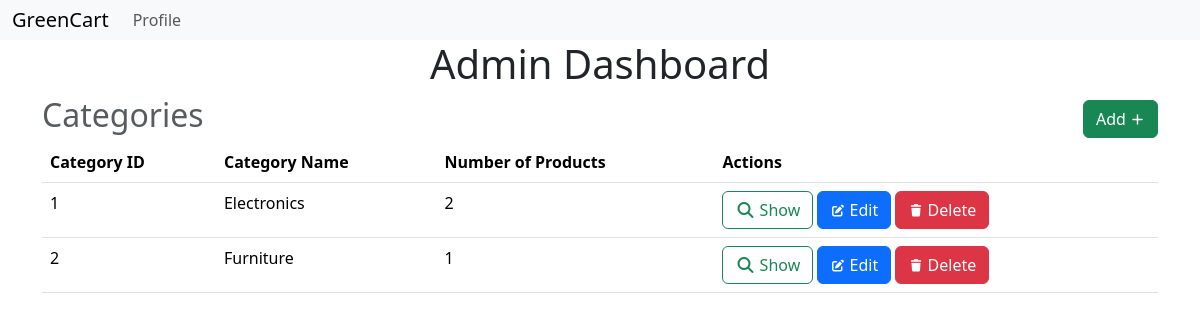
The page /admin (signed in) on the database its author committed.
### models.py (models this page shows)
class Category(db.Model):
    __tablename__ = 'category'
    id = db.Column(db.Integer, primary_key=True)
    name = db.Column(db.String(64), unique=True, nullable=False)
    products = db.relationship('Product', backref='category', lazy=True)

### routes.py (the view)
@app.route('/admin')
@admin_required
def admin():
    user = User.query.get(session['user_id'])
    if not user.is_admin:
        flash('Access denied.')
        return redirect(url_for('index'))
    return render_template('admin.html', user=user, categories=Category.query.all())

### routes.py (called while the page is built)
def admin_required(func):
    @wraps(func)
    def inner(*args, **kwargs):
        if 'user_id' not in session:
            flash('Please log in to access this page.')
            return redirect(url_for('login'))
        user = User.query.get(session['user_id'])
        if not user.is_admin:
            flash('You are not authorized to view this page.')
            return redirect(url_for('index'))
        return func(*args, **kwargs)
    return inner

### templates/admin.html (shortened to what this page needs)
{% extends 'layout.html' %}
{% block content %}
    <h1>Admin Dashboard</h1>
    <div class="heading">
        <h2 class="text-muted">Categories</h2>
        <a class="btn btn-success" href="{{url_for('add_category')}}">
            Add
            <i class="fas fa-plus fa-xs"></i>
        </a>
    </div>
    <table class="table">
        <thead>
            <tr>
                <th>Category ID</th>
                <th>Category Name</th>
                <th>Number of Products</th>
                <th>Actions</th>
            </tr>
        </thead>
        <body>
            {% for category in categories %}
                <tr>
                    <td>{{ category.id }}</td>
                    <td>{{ category.name }}</td>
                    <td>{{ category.products|length }}</td>
                    <td>
                        <a href="{{url_for('show_category', id=category.id)}}" class="btn btn-outline-success">
                            <i class="fas fa-search"></i>
                            Show
                        </a>
                        <a class="btn btn-primary" href="{{ url_for('edit_category', id=category.id) }}">
                            <i class="fas fa-edit fa-xs"></i>
                            Edit
                        </a>
                        <a class="btn btn-danger" href="{{ url_for('delete_category', id=category.id) }}">
                            <i class="fas fa-trash fa-xs"></i>
                            Delete
                        </a>
                    </td>
                </tr>
            {% endfor %}
        </body>
    </table>
{% endblock %}

### templates/layout.html (style rules this page uses)
body { margin: 0; padding: 0; }

### templates/admin.html (style rules this page uses)
.heading { display: flex; justify-content: space-between; align-items: center; }
h1,h2 { text-align: center; }

### rows shown on the page
Category: id "1", name "Electronics", products|length "2"
Category: id "2", name "Furniture", products|length "1"
